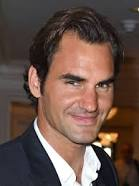
#> input picture UI/images/federer.jpeg, 139 x 186 px; its folder holds only this picture in this run
$ python -i util.py   (imports and definitions only)
#> lines starting #> are read from the running program, lines starting #| are printed output that depends on the picture
import base64
import joblib
import json
import numpy as np
import cv2
from wavelet import w2d
import os

__class_name_to_number = {}
__class_number_to_name = {}

__model = None

CURRENT_DIR = os.path.dirname(__file__)

def classify_image(image_base64_data, file_path=None):
    imgs = get_cropped_image_if_2_eyes(file_path, image_base64_data)

    result = []
    for img in imgs:
        scalled_raw_img = cv2.resize(img, (32, 32))
        img_har = w2d(img, 'db1', 5)
        scalled_img_har = cv2.resize(img_har, (32, 32))
        combined_img = np.vstack((scalled_raw_img.reshape(32*32*3, 1), scalled_img_har.reshape(32*32, 1)))

        len_image_array = 32*32*3 + 32*32
        final = combined_img.reshape(1, len_image_array).astype(float)

        result.append({
            'class': class_number_to_name(__model.predict(final)[0]),
            'class_probability': np.round(__model.predict_proba(final)*100, 2).tolist()[0],
            'class_dictionary': __class_name_to_number
        })

    return result

def load_saved_artifacts():
    print("loading saved artifacts...start")
    global __class_name_to_number
    global __class_number_to_name
    global __model

    dict_path = os.path.join(CURRENT_DIR, "artifacts", "class_dictionary.json")
    model_path = os.path.join(CURRENT_DIR, "artifacts", "saved_model.pkl")

    with open(dict_path, "r") as f:
        __class_name_to_number = json.load(f)
        __class_number_to_name = {v:k for k,v in __class_name_to_number.items()}

    if __model is None:
        with open(model_path, 'rb') as f:
            __model = joblib.load(f)
    print("loading saved artifacts...done")

def class_number_to_name(class_num):
    return __class_number_to_name[class_num]

def get_cv2_image_from_base64_string(b64str):
    encoded_data = b64str.split(',')[1]
    img_data = base64.b64decode(encoded_data)
    np_arr = np.frombuffer(img_data, np.uint8)
    img = cv2.imdecode(np_arr, cv2.IMREAD_COLOR)
    return img

def get_cropped_image_if_2_eyes(image_path, image_base64_data):
    face_cascade_path = os.path.join(CURRENT_DIR, 'haarcascades', 'haarcascade_frontalface_default.xml')
    eye_cascade_path = os.path.join(CURRENT_DIR, 'haarcascades', 'haarcascade_eye.xml')

    face_cascade = cv2.CascadeClassifier(face_cascade_path)
    eye_cascade = cv2.CascadeClassifier(eye_cascade_path)

    if image_path:
        img = cv2.imread(image_path)
    else:
        img = get_cv2_image_from_base64_string(image_base64_data)

    gray = cv2.cvtColor(img, cv2.COLOR_BGR2GRAY)
    faces = face_cascade.detectMultiScale(gray, 1.3, 5)

    cropped_faces = []
    for (x,y,w,h) in faces:
        roi_gray = gray[y:y+h, x:x+w]
        roi_color = img[y:y+h, x:x+w]
        eyes = eye_cascade.detectMultiScale(roi_gray)
        if len(eyes) >= 2:
            cropped_faces.append(roi_color)
    return cropped_faces

def get_b64_test_image():
    with open('b64.txt') as f:
        return f.read()

# [2 lines not run here, left out]
    # print(classify_image(get_b64_test_image(), None))

>>> import cv2
>>> picture = cv2.imread('../UI/images/federer.jpeg', cv2.IMREAD_GRAYSCALE)
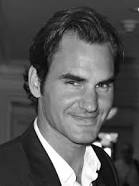
#> picture: shape (186, 139); min 0, max 255, mean 85.8
#> (the run stopped early here; a loop or call above may not have finished)

$ run again, on UI/images/messi.jpeg
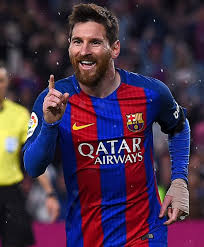
#> input picture UI/images/messi.jpeg, 204 x 247 px
#> `picture = cv2.imread('../UI/images/federer.jpeg', cv2.IMREAD_GRAYSCALE)`:
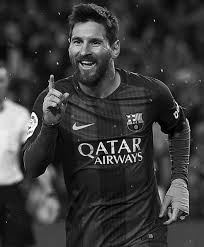
#> picture: shape (247, 204); min 0, max 255, mean 57.8

$ run again, on UI/images/serena.jpeg
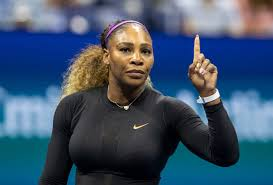
#> input picture UI/images/serena.jpeg, 273 x 185 px
#> `picture = cv2.imread('../UI/images/federer.jpeg', cv2.IMREAD_GRAYSCALE)`:
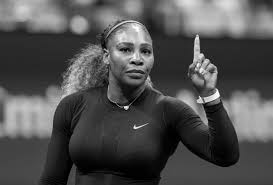
#> picture: shape (185, 273); min 0, max 255, mean 79.7

$ run again, on UI/images/sharapova.jpeg
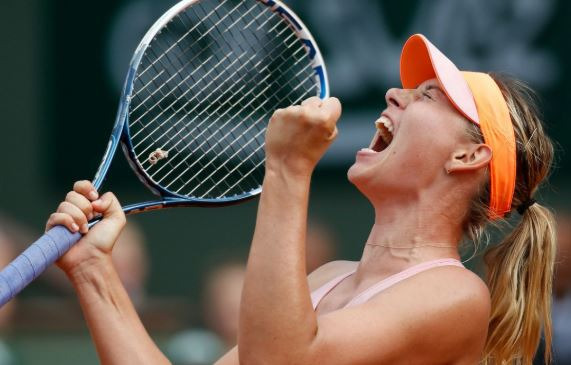
#> input picture UI/images/sharapova.jpeg, 571 x 365 px
#> `picture = cv2.imread('../UI/images/federer.jpeg', cv2.IMREAD_GRAYSCALE)`:
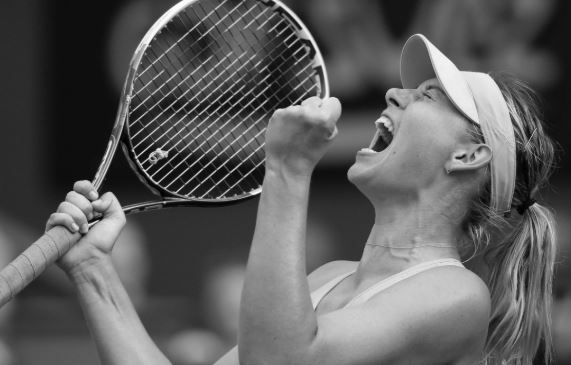
#> picture: shape (365, 571); min 0, max 255, mean 93.3
